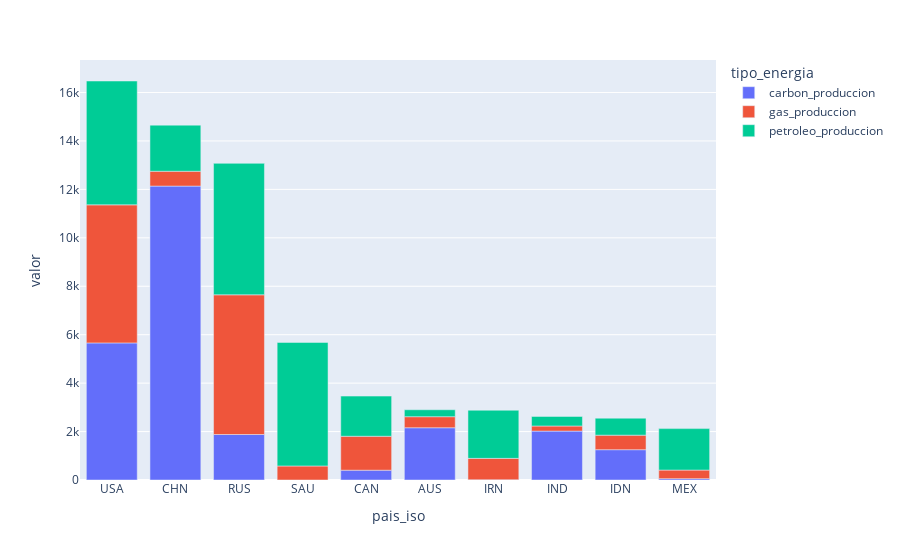

Here is the notebook cell this chart was saved with:
### Code cell
fig, cons_table = data_produccion.fig_and_table()
fig.show()

### Figure 1 — Plotly figure (JSON) as saved in the notebook; plotly's stock layout.template omitted (floating-point values rounded to 4 significant figures)
{"data": [{"alignmentgroup": "True", "hovertemplate": "tipo_energia=carbon_produccion<br>pais_iso=%{x}<br>valor=%{y}<extra></extra>", "legendgroup": "carbon_produccion", "marker": {"color": "#636efa", "pattern": {"shape": ""}}, "name": "carbon_produccion", "offsetgroup": "carbon_produccion", "orientation": "v", "showlegend": true, "textposition": "auto", "type": "bar", "x": ["USA", "CHN", "RUS", "SAU", "CAN", "AUS", "IRN", "IND", "IDN", "MEX"], "xaxis": "x", "y": [5660.0, 12140.0, 1879.0, 0, 405.1, 2158.0, 9.346, 2019.0, 1252.0, 56.12], "yaxis": "y"}, {"alignmentgroup": "True", "hovertemplate": "tipo_energia=gas_produccion<br>pais_iso=%{x}<br>valor=%{y}<extra></extra>", "legendgroup": "gas_produccion", "marker": {"color": "#EF553B", "pattern": {"shape": ""}}, "name": "gas_produccion", "offsetgroup": "gas_produccion", "orientation": "v", "showlegend": true, "textposition": "auto", "type": "bar", "x": ["USA", "CHN", "RUS", "SAU", "CAN", "AUS", "IRN", "IND", "IDN", "MEX"], "xaxis": "x", "y": [5702.0, 612.1, 5769.0, 579.4, 1401.0, 456.0, 883.9, 211.0, 599.2, 353.8], "yaxis": "y"}, {"alignmentgroup": "True", "hovertemplate": "tipo_energia=petroleo_produccion<br>pais_iso=%{x}<br>valor=%{y}<extra></extra>", "legendgroup": "petroleo_produccion", "marker": {"color": "#00cc96", "pattern": {"shape": ""}}, "name": "petroleo_produccion", "offsetgroup": "petroleo_produccion", "orientation": "v", "showlegend": true, "textposition": "auto", "type": "bar", "x": ["USA", "CHN", "RUS", "SAU", "CAN", "AUS", "IRN", "IND", "IDN", "MEX"], "xaxis": "x", "y": [5114.0, 1905.0, 5428.0, 5101.0, 1658.0, 287.1, 1988.0, 395.0, 702.0, 1712.0], "yaxis": "y"}], "layout": {"autosize": true, "barmode": "relative", "legend": {"title": {"text": "tipo_energia"}, "tracegroupgap": 0}, "margin": {"t": 60}, "xaxis": {"anchor": "y", "autorange": true, "domain": [0, 1], "range": [-0.5, 9.5], "title": {"text": "pais_iso"}, "type": "category"}, "yaxis": {"anchor": "x", "autorange": true, "domain": [0, 1], "range": [0, 17340.0], "title": {"text": "valor"}, "type": "linear"}}}
